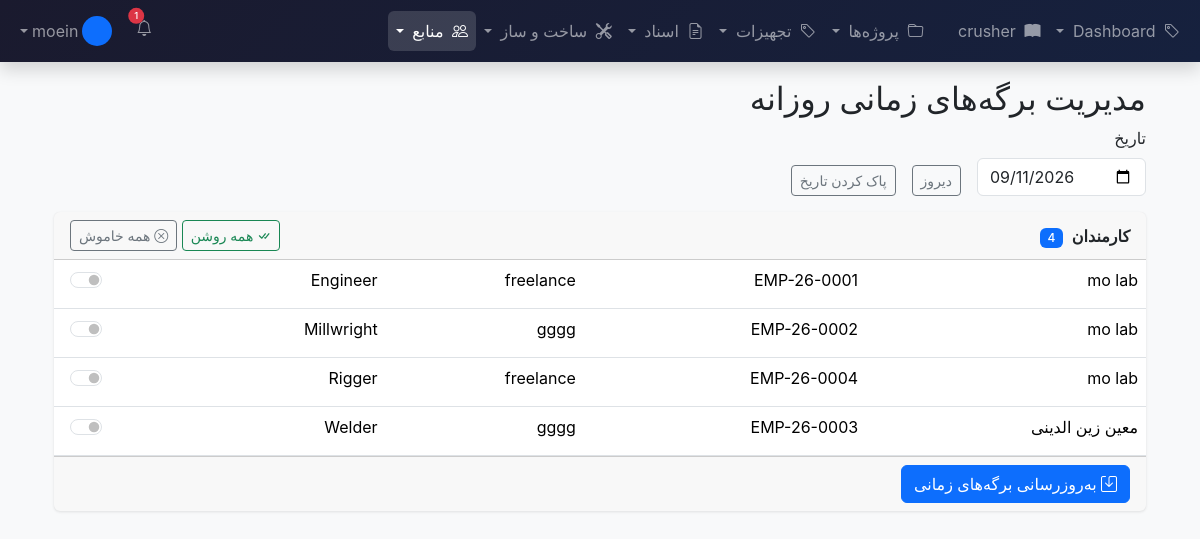
The app's page /construction/manage-timesheets/ (signed in), older data.
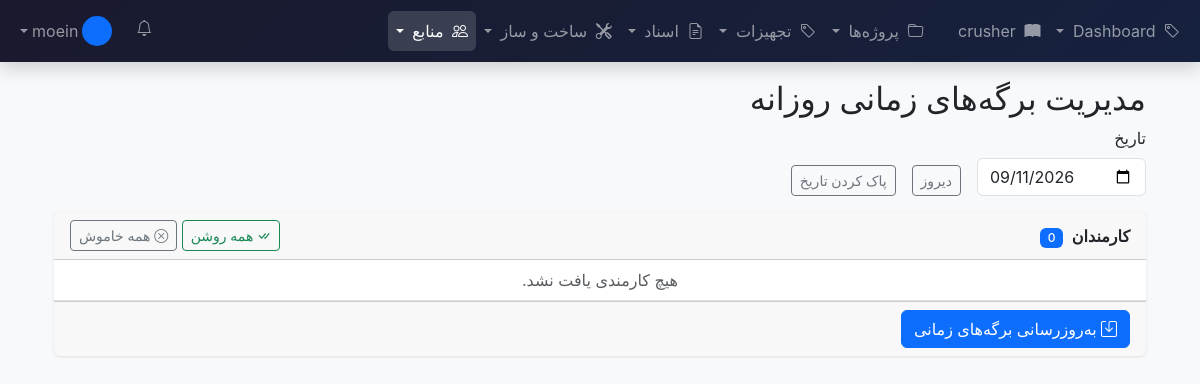
The same page, newer data.
### resources/models.py (models this page shows, shortened)
class Employee(models.Model):
	class Trade(models.TextChoices):
		MILLWRIGHT = 'MLWR', 'Millwright'
		ELECTRICIAN = 'ELEC', 'Electrician'
		WELDER = 'WELD', 'Welder'
		PIPE_FITTER = 'PIPE', 'Pipe Fitter'
		INSTRUMENT_TECH = 'INST', 'Instrument Technician'
		RIGGER = 'RIGG', 'Rigger'
		SUPERVISOR = 'SUPV', 'Supervisor'
		ENGINEER = 'ENGR', 'Engineer'
		SAFETY_OFFICER = 'SAFE', 'Safety Officer'
		LABORER = 'LAB', 'Laborer'
		OPERATOR = 'OPER', 'Operator'
		OTHER = 'OTHR', 'Other'
	user = models.OneToOneField(
			User, on_delete=models.SET_NULL, null=True, blank=True,
			related_name='employee_profile'
			)
	employee_id = models.CharField(max_length=50, unique=True)
	first_name = models.CharField(max_length=100)
	last_name = models.CharField(max_length=100)
	company = models.CharField(max_length=255, help_text="Contractor or employer name")
	trade = models.CharField(max_length=5, choices=Trade.choices)
	contractor=models.ForeignKey('Company', on_delete=models.SET_NULL, null=True)
	phone = models.CharField(max_length=50, blank=True)
	email = models.EmailField(blank=True)
	is_active = models.BooleanField(default=True)
	hire_date = models.DateField(null=True, blank=True)
	termination_date = models.DateField(null=True, blank=True)
	notes = models.TextField(blank=True)
	created_at = models.DateTimeField(auto_now_add=True)
	updated_at = models.DateTimeField(auto_now=True)
	class Meta:
		ordering = ['last_name', 'first_name']
		verbose_name = 'Employee'
		verbose_name_plural = 'Employees'
	@property
	def full_name(self):
		return f"{self.first_name} {self.last_name}"

### construction/views.py (the view, shortened to what this page needs)
# urls.py: path('manage-timesheets/', ManageDailyTimesheetsView.as_view(), name='manage_daily_timesheets'),
class ManageDailyTimesheetsView(LoginRequiredMixin, TemplateView):
	template_name = 'rtl/construction/manage_daily_timesheets.html'
	def get_context_data(self, **kwargs):
		context = super().get_context_data(**kwargs)
		date_str = self.request.GET.get('date', timezone.now().date().isoformat())
		try:
			report_date = datetime.strptime(date_str, '%Y-%m-%d').date()
		except ValueError:
			report_date = timezone.now().date()
		context['selected_date'] = report_date.isoformat()
		employees = Employee.objects.filter(is_active=True).order_by('last_name', 'first_name')
		context['employees'] = employees
		existing_employee_ids = set(
				Timesheet.objects.filter(date=report_date)
				.values_list('employee_id', flat=True)
				)
		context['working_ids'] = existing_employee_ids
		return context

### templates/rtl/construction/manage_daily_timesheets.html (shortened to what this page needs)
{% extends 'rtl/base.html' %}
{% load static %}
{% block content %}
<div class="container mt-4" dir="rtl">
    <h2>مدیریت برگه‌های زمانی روزانه</h2>
    <form method="get" class="row g-3 mb-3 align-items-end">
        <div class="col-auto">
            <label for="dateFilter" class="form-label">تاریخ</label>
            <input type="date" name="date" id="dateFilter" class="form-control"
                   value="{{ selected_date }}" onchange="this.form.submit()">
        </div>
        <div class="col-auto d-flex align-items-end">
            <button type="button" class="btn btn-outline-secondary btn-sm" onclick="setYesterday()">
                دیروز
            </button>
        </div>
        <div class="col-auto d-flex align-items-end">
            <a href="{% url 'construction:manage_daily_timesheets' %}" class="btn btn-sm btn-outline-secondary">پاک کردن تاریخ</a>
        </div>
    </form>
    <form method="post">
        <div class="card">
            <div class="card-header d-flex justify-content-between align-items-center">
                <span>
                    <strong>کارمندان</strong>
                    <span class="badge bg-primary ms-1">{{ employees.count }}</span>
                </span>
                <div>
                    <button type="button" class="btn btn-sm btn-outline-success" onclick="selectAll()">
                        <i class="bi bi-check-all"></i> همه روشن
                    </button>
                    <button type="button" class="btn btn-sm btn-outline-secondary" onclick="deselectAll()">
                        <i class="bi bi-x-circle"></i> همه خاموش
                    </button>
                </div>
            </div>
            <div class="card-body p-0">
                <div class="employee-list">
                    <table class="table table-hover mb-0">
                        <tbody>
                        {% for emp in employees %}
                        <tr>
                            <td>{{ emp.full_name }}</td>
                            <td>{{ emp.employee_id }}</td>
                            <td>{{ emp.company }}</td>
                            <td>{{ emp.get_trade_display }}</td>
                            <td class="text-end">
                                <div class="form-check form-switch d-inline-block">
                                    <input class="form-check-input working-switch" type="checkbox"
                                           name="working_employees" value="{{ emp.pk }}"
                                           id="switch-{{ emp.pk }}"
                                           {% if emp.pk in working_ids %}checked{% endif %}>
                                </div>
                            </td>
                        </tr>
                        {% empty %}
                        <tr><td colspan="5" class="text-center text-muted">هیچ کارمندی یافت نشد.</td></tr>
                        {% endfor %}
                        </tbody>
                    </table>
                </div>
            </div>
            <div class="card-footer">
                <button type="submit" class="btn btn-primary">
                    <i class="bi bi-save"></i> به‌روزرسانی برگه‌های زمانی
                </button>
            </div>
        </div>
    </form>
</div>
{% endblock %}

### templates/rtl/navbar.html (shortened to what this page needs)
{% load static %}
<nav class="navbar navbar-expand-lg navbar-dark bg-dark fixed-top shadow">
  <div class="container-fluid">
    <div class="collapse navbar-collapse" id="mainNavbar">
      <ul class="navbar-nav me-auto mb-2 mb-lg-0">
        <li class="nav-item dropdown">
          <a class="nav-link dropdown-toggle {% if 'equipment_tag' in request.resolver_match.url_name %}active{% endif %}"
             href="#" role="button" data-bs-toggle="dropdown">
            <i class="bi bi-tag me-1"></i> Dashboard
          </a>
        </li>
        <li class="nav-item">
          <a style="max-height: 40px; width: 117px;" class="nav-link {% if request.resolver_match.url_name == 'manual' %}active{% endif %}"
             href="{% url 'core:drawing_detail' 1 %}">
            <i class="bi bi-book-fill me-1" style="max-width: 90px;" ></i> crusher
          </a>
        </li>
        <li class="nav-item dropdown">
          <a class="nav-link dropdown-toggle {% if 'project' in request.resolver_match.url_name or 'area' in request.resolver_match.url_name or 'system' in request.resolver_match.url_name %}active{% endif %}"
             href="#" role="button" data-bs-toggle="dropdown">
            <i class="bi bi-folder me-1"></i> پروژه‌ها
          </a>
        </li>
        <li class="nav-item dropdown">
          <a class="nav-link dropdown-toggle {% if 'equipment_tag' in request.resolver_match.url_name or 'equipment-tag' in request.resolver_match.url_name%}active{% endif %}"
             href="#" role="button" data-bs-toggle="dropdown">
            <i class="bi bi-tag me-1"></i> تجهیزات
          </a>
        </li>
        <li class="nav-item dropdown">
          <a class="nav-link dropdown-toggle {% if 'document' in request.resolver_match.url_name %}active{% endif %}"
             href="#" role="button" data-bs-toggle="dropdown">
            <i class="bi bi-file-earmark-text me-1"></i> اسناد
          </a>
        </li>
        <li class="nav-item dropdown">
          <a class="nav-link dropdown-toggle {% if 'work_package' in request.resolver_match.url_name or 'daily_report' in request.resolver_match.url_name %}active{% endif %}"
             href="#" role="button" data-bs-toggle="dropdown">
            <i class="bi bi-tools me-1"></i> ساخت و ساز
          </a>
        </li>
        <li class="nav-item dropdown">
          <a class="nav-link dropdown-toggle {% if 'employee' in request.resolver_match.url_name or 'timesheet' in request.resolver_match.url_name or 'tool' in request.resolver_match.url_name %}active{% endif %}"
             href="#" role="button" data-bs-toggle="dropdown">
            <i class="bi bi-people me-1"></i> منابع
          </a>
        </li>
      </ul>
      <ul class="navbar-nav ms-auto">
        <li class="nav-item dropdown me-2">
          <a class="nav-link position-relative" href="#" role="button" data-bs-toggle="dropdown">
            <i class="bi bi-bell"></i>
            {% if notifications_count > 0 %}
            <span class="position-absolute top-25 start-75 translate-middle badge rounded-pill bg-danger"
                  style="font-size: 0.6rem;">
                            {{ notifications_count }}
                        </span>
            {% endif %}
          </a>
        </li>
        <li class="nav-item dropdown">
          <a class="nav-link dropdown-toggle d-flex align-items-center" href="#" role="button" data-bs-toggle="dropdown">
            <div class="rounded-circle bg-primary d-flex align-items-center justify-content-center me-1"
                 style="width: 30px; height: 30px; font-size: 0.8rem; font-weight: 600;">
            </div>
            <span class="d-none d-lg-inline">{{ request.user.get_full_name|default:request.user.username }}</span>
          </a>
        </li>
      </ul>
    </div>
  </div>
</nav>
<div style="height: 56px;"></div>

Row changes from the older to the newer data that the page shows:
removed Employee: full_name "mo lab", employee_id "EMP-26-0001", company "freelance", trade "Engineer"
removed Employee: full_name "mo lab", employee_id "EMP-26-0002", company "gggg", trade "Millwright"
removed Employee: full_name "mo lab", employee_id "EMP-26-0004", company "freelance", trade "Rigger"
removed Employee: full_name "معین زین الدینی", employee_id "EMP-26-0003", company "gggg", trade "Welder"
Text that changed along with them:
{{ employees.count }}: "4" → "0"
{{ notifications_count }}: "1" → (not shown)
text now shown: "هیچ کارمندی یافت نشد."
